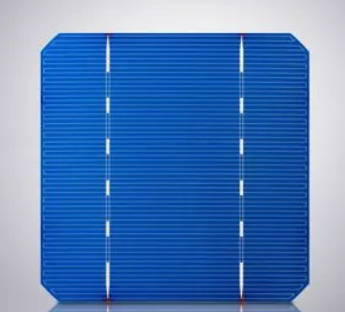
#> input picture PyProjects/cvpy/毕业设计/img_14.png, 345 x 312 px
$ python step3.py
#> lines starting #> are read from the running program, lines starting #| are printed output that depends on the picture; after the words box and inside, x2 and y2 are one past the last pixel; in counts of white or black regions, pixels touching at a corner belong together
from datetime import datetime

import cv2
import numpy as np
import re


# 提取感兴趣区域
def findROI(img):
    # 将原图像转化成灰度图像
    gray = cv2.cvtColor(img, cv2.COLOR_BGR2GRAY)
    # 将灰度图阈值处理转成二值图像
    ret, binary = cv2.threshold(gray, 135, 255, cv2.THRESH_BINARY_INV)
    # cv2.imshow("二值化", binary)
    # 查找绘制图像轮廓
    # contours, hierarchy = cv2.findContours(binary, cv2.RETR_LIST, cv2.CHAIN_APPROX_SIMPLE)
    contours, hierarchy = cv2.findContours(binary, cv2.RETR_EXTERNAL, cv2.CHAIN_APPROX_SIMPLE)

    mask = np.zeros(img1.shape, np.uint8)
    mask = cv2.drawContours(mask, contours, -1, (255, 255, 255), -1)
    # cv2.imshow("轮廓", mask)
    # 通过按位与操作，提取出感兴趣区域
    a1 = cv2.bitwise_and(img1, mask)
    # cv2.imshow("a1", mask)
    return a1


# 计算灰度均值
def dealImage(img):
    thresholdVal = 0
    res = -1
    k = np.ones((3, 3), np.uint8)
    # img = cv2.morphologyEx(img, cv2.MORPH_CLOSE, k, iterations=6)
    cv2.imshow("原图像", img)
    a4 = cv2.cvtColor(img, cv2.COLOR_BGR2GRAY)
    # retval, dst = cv2.threshold(a4, 135, 255, cv2.THRESH_BINARY)
    dst = cv2.adaptiveThreshold(a4, 255, cv2.ADAPTIVE_THRESH_MEAN_C, cv2.THRESH_BINARY, 5, 3)
    cv2.imshow("提取电池片主栅部分",dst)
    wi, hi = dst.shape
    for w in range(wi):
        for h in range(hi):
            if dst[w][h] == 255:
                img[w][h] = 0
    return img


# 统一图像大小
def resizeImage(img):
    size = (300, 300)
    img = cv2.resize(img, size)
    return img


if __name__ == '__main__':
    p = datetime.now()
    imgName = r"img_14.png"
    img0 = cv2.imread(imgName)
#> img0 is the input picture: shape (312, 345, 3); mean B, G, R 184.3, 125.3, 81.1
    img1 = resizeImage(img0)
#> in resizeImage, `img = cv2.resize(img, size)`:
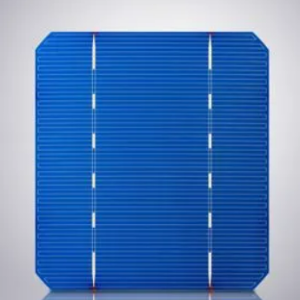
#> img: shape (300, 300, 3); mean of channels 0, 1, 2 184.2, 125.2, 81.1; drawn as B, G, R
    img2 = findROI(img1)
#> in findROI, `gray = cv2.cvtColor(img, cv2.COLOR_BGR2GRAY)`:
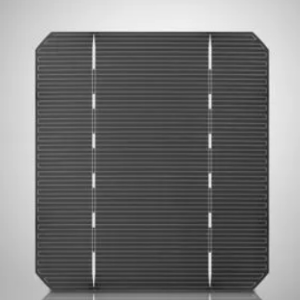
#> gray: shape (300, 300); min 30, max 244, mean 118.7
#> in findROI, `ret, binary = cv2.threshold(gray, 135, 255, cv2.THRESH_BINARY_INV)`:
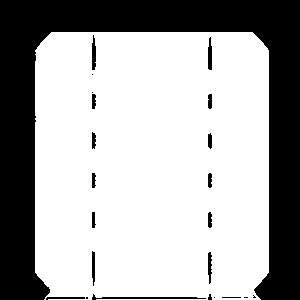
#> binary: shape (300, 300); 67.5% white; 23 black regions (8 under 20 px)
#> in findROI, `contours, hierarchy = cv2.findContours(binary, cv2.RETR_EXTERNAL, cv2...`: contours = 1 contour; box (x1, y1, x2, y2) and area: (35, 32, 269, 300) 60960
#> in findROI, `mask = cv2.drawContours(mask, contours, -1, (255, 255, 255), -1)`: mask: shape (300, 300, 3); 68.4% white; 4 black regions (1 under 20 px), largest, box (x1, y1, x2, y2) and area: (0, 0, 300, 300) 28089, (92, 294, 206, 300) 222, (46, 297, 85, 300) 79
#> in findROI, `a1 = cv2.bitwise_and(img1, mask)`:
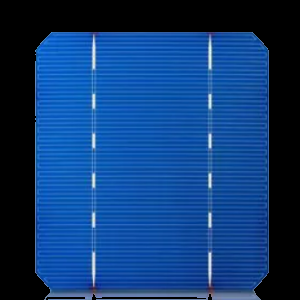
#> a1: shape (300, 300, 3); mean of channels 0, 1, 2 115.8, 59.1, 15.1; drawn as B, G, R
    dealImage(img2)
#> in dealImage, `a4 = cv2.cvtColor(img, cv2.COLOR_BGR2GRAY)`:
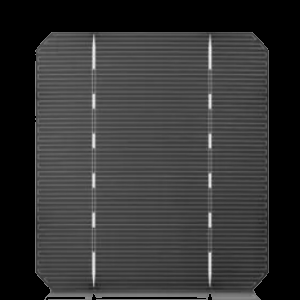
#> a4: shape (300, 300); min 0, max 240, mean 52.4
#> in dealImage, `dst = cv2.adaptiveThreshold(a4, 255, cv2.ADAPTIVE_THRESH_MEAN_C, cv2.T..`:
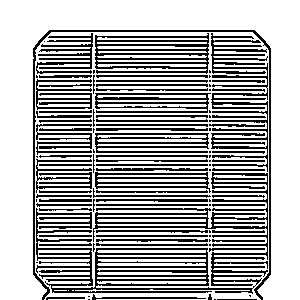
#> dst: shape (300, 300); 66.9% white; black in thin lines or dots, all inside (x1, y1, x2, y2) = (33, 30, 271, 300)
#> after the loop in dealImage, `for w in range(wi):`:
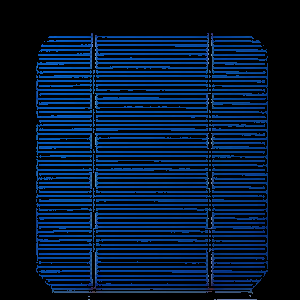
#> img: shape (300, 300, 3); mean of channels 0, 1, 2 49.6, 23.5, 3.3; drawn as B, G, R
    pw = datetime.now()
    print(p)
    print(pw)
    cv2.waitKey(0)

$ run again, with PyProjects/cvpy/毕业设计/img_1.png copied over PyProjects/cvpy/毕业设计/img_14.png
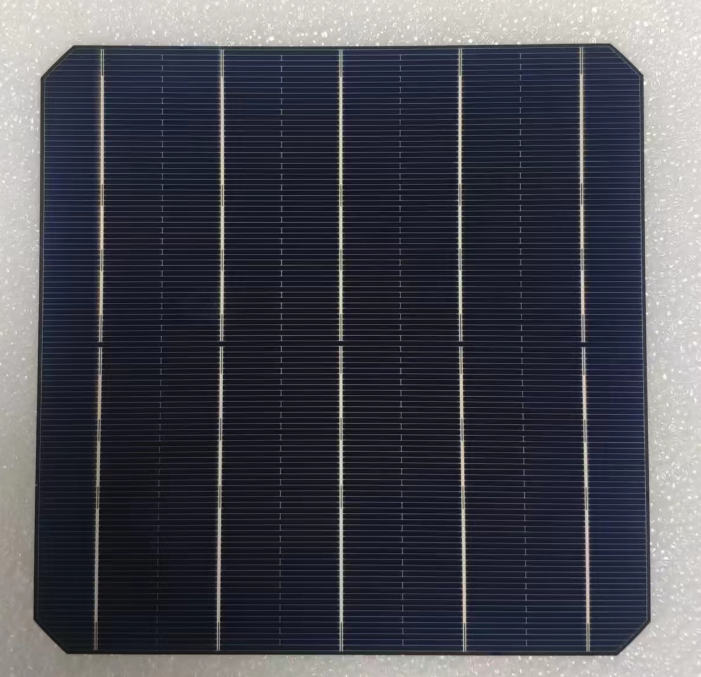
#> input picture PyProjects/cvpy/毕业设计/img_1.png, 701 x 677 px
#> img0 is the input picture: shape (677, 701, 3); mean B, G, R 82.1, 73.5, 72.6
#> in findROI, `ret, binary = cv2.threshold(gray, 135, 255, cv2.THRESH_BINARY_INV)`:
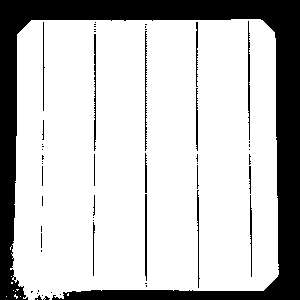
#> binary: shape (300, 300); 76.7% white; 54 black regions (36 under 20 px)
#> contours = 12 contours, 11 with area under 20; largest, box (x1, y1, x2, y2) and area: (10, 19, 279, 300) 70159
#> mask: shape (300, 300, 3); 78.6% white; 4 black regions (3 under 20 px), largest, box (x1, y1, x2, y2) and area: (0, 0, 300, 300) 19241
#> dst: shape (300, 300); 52.9% white; black in thin lines or dots, all inside (x1, y1, x2, y2) = (4, 17, 281, 300)
#> after the loop in dealImage, `for w in range(wi):`:
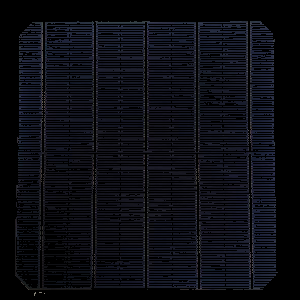
#> img: shape (300, 300, 3); mean of channels 0, 1, 2 18.7, 12.9, 11.9; drawn as B, G, R
